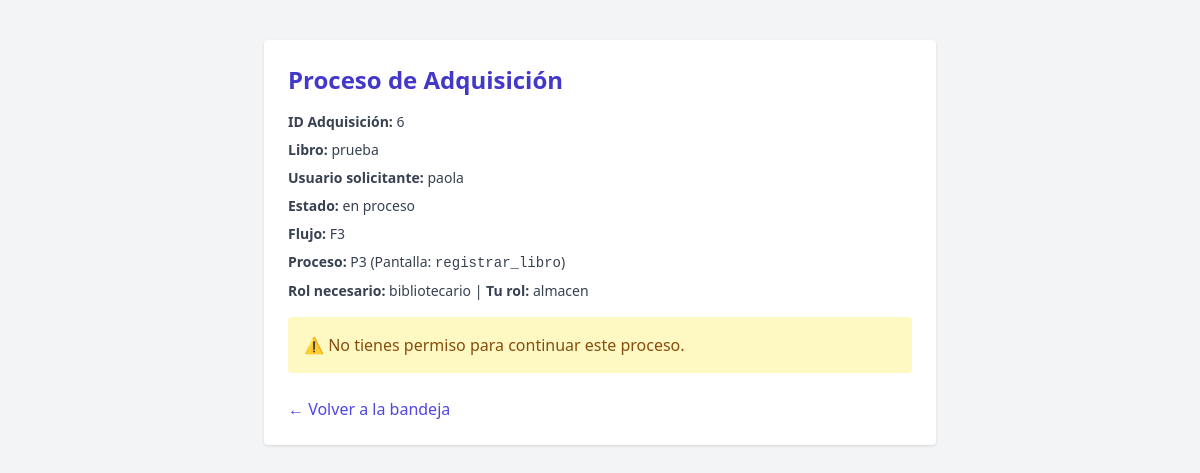
Screenshot of /flujo3/proceso_adquisicion.php?id_adquisicion=6&flujo=F3&proceso=P3 (signed in) with the database file from the repository.
### tables this page shows
CREATE TABLE `adquisiciones` (
  `id_adquisicion` int(11) NOT NULL,
  `id_libro` int(11) NOT NULL,
  `id_usuario` int(11) NOT NULL,
  `flujo` varchar(50) NOT NULL,
  `proceso` varchar(10) NOT NULL,
  `fecha` datetime DEFAULT current_timestamp(),
  `estado` enum('pendiente','en proceso','completada','cancelada') DEFAULT 'pendiente'
);

CREATE TABLE `libros` (
  `id_libro` int(11) NOT NULL,
  `titulo` varchar(100) NOT NULL,
  `autor` varchar(100) NOT NULL,
  `disponible` tinyint(1) DEFAULT 1,
  `stock` int(11) NOT NULL DEFAULT 0
);

CREATE TABLE `usuarios` (
  `id` int(11) NOT NULL,
  `nombre` varchar(100) NOT NULL,
  `apellidos` varchar(100) NOT NULL,
  `correo` varchar(50) NOT NULL,
  `contrasena` varchar(255) NOT NULL,
  `rol` enum('usuario','bibliotecario','admin','almacen') NOT NULL DEFAULT 'usuario',
  `creado_en` timestamp NOT NULL DEFAULT current_timestamp()
);

CREATE TABLE `flujo_proceso` (
  `flujo` varchar(3) NOT NULL,
  `proceso` varchar(3) NOT NULL,
  `siguiente` varchar(3) DEFAULT NULL,
  `pantalla` varchar(30) DEFAULT NULL,
  `rol` varchar(20) DEFAULT NULL
);

### flujo3/proceso_adquisicion.php (the view, shortened to what this page needs)
<?php
include '../conexion.php';
$rol_usuario = $_SESSION['rol'];
$id_adquisicion = $_GET['id_adquisicion'] ?? null;
$flujo = $_GET['flujo'] ?? null;
$proceso_actual = $_GET['proceso'] ?? null;
$sql = "SELECT a.*, l.titulo AS libro, u.nombre AS usuario
        FROM adquisiciones a
        LEFT JOIN libros l ON a.id_libro = l.id_libro
        LEFT JOIN usuarios u ON a.id_usuario = u.id
        WHERE a.id_adquisicion = ?";
$stmt = mysqli_prepare($con, $sql);
mysqli_stmt_bind_param($stmt, 'i', $id_adquisicion);
mysqli_stmt_execute($stmt);
$res = mysqli_stmt_get_result($stmt);
$fila = mysqli_fetch_assoc($res);
$sql_proc = "SELECT * FROM flujo_proceso WHERE flujo = ? ORDER BY proceso ASC";
$stmt_proc = mysqli_prepare($con, $sql_proc);
mysqli_stmt_bind_param($stmt_proc, 's', $flujo);
mysqli_stmt_execute($stmt_proc);
$res_proc = mysqli_stmt_get_result($stmt_proc);
$procesos = [];
while ($p = mysqli_fetch_assoc($res_proc)) {
    $procesos[] = $p;
}
$index_actual = array_search($proceso_actual, array_column($procesos, 'proceso'));
$proc_actual = $procesos[$index_actual];
$pantalla = $proc_actual['pantalla'];
$rol_requerido = $proc_actual['rol'];
$rol_permitido = $rol_usuario === $rol_requerido;
?>
<!DOCTYPE html>
<html lang="es">
<head>
	<script src="https://cdn.tailwindcss.com"></script>
</head>
<body class="bg-gray-100">
	<div class="max-w-2xl mx-auto p-6 mt-10 bg-white rounded shadow">
		<h1 class="text-2xl font-bold text-indigo-700 mb-4">Proceso de Adquisición</h1>
		<div class="space-y-2 text-sm text-gray-700">
			<p><strong>ID Adquisición:</strong> <?= $id_adquisicion ?></p>
			<p><strong>Libro:</strong> <?= htmlspecialchars($fila['libro']) ?></p>
			<p><strong>Usuario solicitante:</strong> <?= htmlspecialchars($fila['usuario']) ?></p>
			<p><strong>Estado:</strong> <?= htmlspecialchars($fila['estado']) ?></p>
			<p><strong>Flujo:</strong> <?= htmlspecialchars($flujo) ?></p>
			<p><strong>Proceso:</strong> <?= htmlspecialchars($proceso_actual) ?> (Pantalla:
				<code><?= $pantalla ?></code>)
			</p>
			<p><strong>Rol necesario:</strong> <?= $rol_requerido ?> | <strong>Tu rol:</strong> <?= $rol_usuario ?></p>
		</div>
		<?php if (!$rol_permitido): ?>
		<div class="mt-4 p-4 bg-yellow-100 text-yellow-800 rounded">
			⚠️ No tienes permiso para continuar este proceso.
		</div>
		<?php endif; ?>
		<div class="mt-6">
			<?php if ($rol_usuario === 'bibliotecario'): ?>
			<a href="../bandeja.php" class="text-indigo-600 hover:underline">← Volver a la bandeja</a>
			<?php else: $rol_usuario === 'almacen'?>
			<a href="bandeja.php" class="text-indigo-600 hover:underline">← Volver a la bandeja</a>
			<?php endif; ?>
		</div>
	</div>
</body>
</html>

### rows the page displays
adquisiciones: id_libro.titulo "prueba", id_usuario.nombre "paola", estado "en proceso"
flujo_proceso: pantalla "registrar_libro", rol "bibliotecario"

### other values shown
$id_adquisicion "6"
$flujo "F3"
$proceso_actual "P3"
$rol_usuario "almacen"
